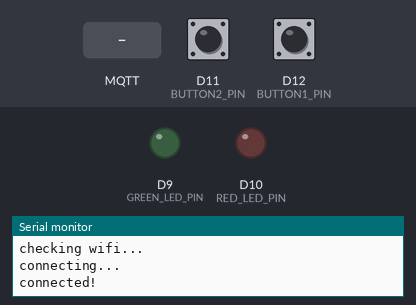
Simulated run of this sketch. Board: Arduino MKR. On the bench: output pins drawn as LEDs (lit = HIGH), the last lines printed to the serial monitor. Inputs (shaded band) come from the test bench; at power-on: D11 (BUTTON2_PIN) LOW, D12 (BUTTON1_PIN) LOW. WiFi joins after 1.5 s; servers stay silent unless stated; no MQTT or app messages arrive unless stated; not simulated (calls return 0 or success): secrets.h.

Above: at 2.7 s.
2.8 s: MQTT message "on" arrives on the first subscribed topic
At 4.0 s:
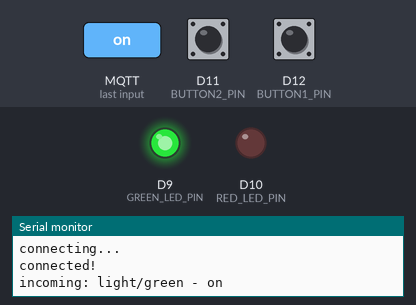
4.3 s: MQTT message "on" arrives on the second subscribed topic
At 5.3 s:
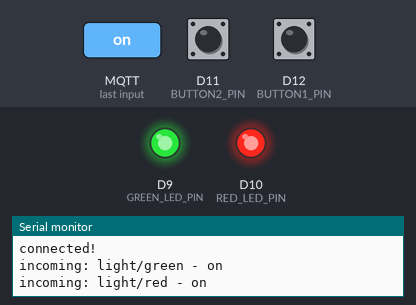
5.8 s: MQTT message "off" arrives on the first subscribed topic
At 6.5 s:
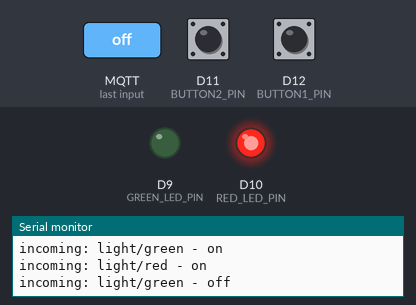
Timing chart, 0 to 8.8 s (numbered marks = the images above; inputs shaded):
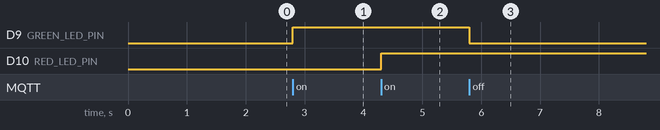

The sketch:

coffee.ino
```cpp
#include "secrets.h"
#include <WiFi101.h>
#include <MQTT.h>

const char ssid[] = SECRET_SSID;
const char pass[] = SECRET_PASS;
const char hostname[] = MQTT_HOST;
const int16_t port = 1887;

const int GREEN_LED_PIN = 9;
const int RED_LED_PIN = 10;
const int BUTTON1_PIN = 12;
const int BUTTON2_PIN = 11;


WiFiClient net;
MQTTClient client;

unsigned long last_button1_millis = 0;
unsigned long last_button2_millis = 0;

void connect() {
  Serial.print("checking wifi...");
  while (WiFi.status() != WL_CONNECTED) {
    Serial.print(".");
    delay(1000);
  }

  Serial.print("\nconnecting...");
  while (!client.connect("arduino", "public", "public")) {
    Serial.print(".");
    delay(1000);
  }

  Serial.println("\nconnected!");

  client.subscribe("light/green");
  client.subscribe("light/red");
}

void messageReceived(String &topic, String &payload) {
  Serial.println("incoming: " + topic + " - " + payload);
  int local_pin = 0;
  if (topic == "light/green")
      local_pin = GREEN_LED_PIN;
  else if (topic == "light/red")
      local_pin = RED_LED_PIN;

  if (local_pin != 0)
    if (payload == "on")
        digitalWrite(local_pin, HIGH);
    else if (payload == "off")
        digitalWrite(local_pin, LOW);

}

void setup() {
  Serial.begin(115200);
  WiFi.setPins(8,7,4,2);
  WiFi.begin(ssid, pass);

  pinMode(GREEN_LED_PIN, OUTPUT);
  pinMode(RED_LED_PIN, OUTPUT);
  pinMode(BUTTON1_PIN, INPUT);
  pinMode(BUTTON2_PIN, INPUT);

  digitalWrite(GREEN_LED_PIN, LOW);
  digitalWrite(RED_LED_PIN, LOW);

  client.begin(hostname, net);
  client.onMessage(messageReceived);

  connect();
}

int button1_state;
int button2_state;

void loop() {
  client.loop();

  if (!client.connected()) {
    connect();
  }

  button1_state = digitalRead(BUTTON1_PIN);
  button2_state = digitalRead(BUTTON2_PIN);

  if ( button1_state == HIGH && millis() - last_button1_millis > 1000) {
   last_button1_millis = millis();
   client.publish("coffee/test", "button_1_pressed");
   Serial.println("1 pressed\n");
  }


  if (button2_state == HIGH && millis() - last_button2_millis > 1000) {
    last_button2_millis = millis();

    client.publish("coffee/test", "button_2_pressed");
    Serial.println("2 pressed\n");
  }

}
```

Measured:
- after the input at 2.8 s, D9 (GREEN_LED_PIN): LOW → HIGH at once
- after the input at 4.3 s, D10 (RED_LED_PIN): LOW → HIGH at once
- after the input at 5.8 s, D9 (GREEN_LED_PIN): HIGH → LOW at once
